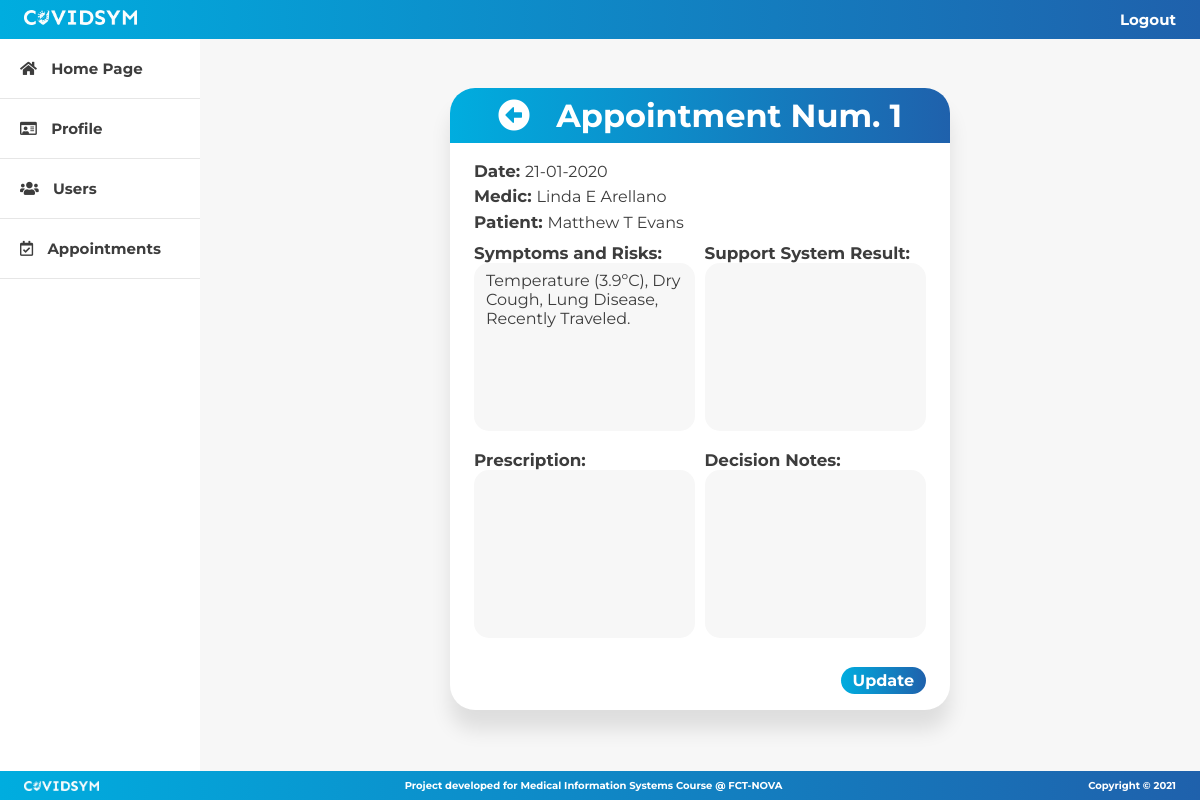
/appointment/appointment?id=1 (signed in), run on the app's committed database.
### tables this page shows
CREATE TABLE IF NOT EXISTS `appointment` (
  `id` int(11) NOT NULL AUTO_INCREMENT,
  `date` date NOT NULL,
  `result` varchar(20) DEFAULT NULL,
  `prescription` varchar(100) DEFAULT NULL,
  `notes` varchar(200) DEFAULT NULL,
  `patient_id` int(11) NOT NULL,
  `medic_id` int(11) NOT NULL,
  PRIMARY KEY (`id`),
  KEY `appointment_patient_id` (`patient_id`),
  KEY `appointment_medic_id` (`medic_id`)
);

CREATE TABLE IF NOT EXISTS `medic` (
  `id` int(11) NOT NULL AUTO_INCREMENT,
  `name` varchar(100) NOT NULL,
  `phone` varchar(20) NOT NULL,
  `address` varchar(100) NOT NULL,
  `user_id` int(11) NOT NULL,
  PRIMARY KEY (`id`),
  KEY `name` (`name`),
  KEY `medic_user_id` (`user_id`)
);

CREATE TABLE IF NOT EXISTS `patient` (
  `id` int(11) NOT NULL AUTO_INCREMENT,
  `name` varchar(100) NOT NULL,
  `gender` char(1) NOT NULL,
  `birthdate` date NOT NULL,
  `phone` varchar(20) NOT NULL,
  `address` varchar(100) NOT NULL,
  `local` varchar(50) NOT NULL,
  `district` varchar(50) NOT NULL,
  `fiscal_number` varchar(20) NOT NULL,
  `healthcare_number` varchar(20) NOT NULL,
  `profile_pic` longblob,
  `user_id` int(11) NOT NULL,
  PRIMARY KEY (`id`) USING BTREE,
  KEY `name` (`name`),
  KEY `patient_user_id` (`user_id`)
);

### appointment/appointment.php (the view, shortened to what this page needs)
<!DOCTYPE html>
<html>
  <head>
    <link rel="stylesheet" href="../css/appointment.css" />
    <link
      rel="stylesheet"
      href="https://cdnjs.cloudflare.com/ajax/libs/font-awesome/5.15.1/css/all.min.css"
    />
  </head>
  <body>
    <?php
        include("../commons/config.php");
        $query = 'SELECT MAX(id) AS maxID FROM appointment';
        $result = mysqli_query($connect, $query);
        $maxID = mysqli_fetch_array($result);
        if (isset($_GET["id"]) && $_GET["id"] <= $maxID["maxID"])
          $appointmentID = $_GET["id"];
        else
          header('Location: ../commons/pageNotFound.php');
        $query = "SELECT appointment.id AS id, appointment.date AS date, medic.id AS medicID,
                  medic.name AS medicName, patient.id AS patientID, patient.name AS patientName,
                  appointment.result AS supportResult, appointment.prescription as prescription,
                  appointment.notes as notes FROM appointment JOIN patient
                  ON appointment.patient_id = patient.id JOIN medic
                  ON appointment.medic_id = medic.id WHERE appointment.id = $appointmentID";
        $result = mysqli_query($connect, $query) or die(mysqli_error($connect));
        $appointment = mysqli_fetch_array($result);
        $query = "SELECT * FROM appointment_symptoms
                    JOIN symptom ON appointment_symptoms.symptom_id = symptom.id
                    WHERE appointment_symptoms.appointment_id = $appointmentID";
        $symptoms = mysqli_query($connect, $query) or die(mysqli_error($connect));
        $query = "SELECT * FROM appointment_riskfactors
                    JOIN riskfactor ON appointment_riskfactors.riskfactor_id = riskfactor.id
                    WHERE appointment_riskfactors.appointment_id = $appointmentID";
        $riskfactors = mysqli_query($connect, $query) or die(mysqli_error($connect));
        $numSymptoms = mysqli_num_rows($symptoms);
        $numRisks = mysqli_num_rows($riskfactors);
        $symptomsCounter = 1;
        $risksCounter = 1;
        $symptomsAndRisks = "";
        while($symptom = mysqli_fetch_array($symptoms)) {
            if($symptom["name"] == "Temperature") {
                $symptomsAndRisks = 'Temperature (' . round((($symptom["value"] - 32) / 1.8), 1) . 'ºC)' . $symptomsAndRisks;
            } else {
                $symptomsAndRisks = $symptomsAndRisks . $symptom["name"];
            }
            if($symptomsCounter == $numSymptoms AND $numRisks == 0) {
                $symptomsAndRisks = $symptomsAndRisks . '.';
            } else {
                $symptomsAndRisks = $symptomsAndRisks . ', ';
            }
            $symptomsCounter++;
        }
        while($risk = mysqli_fetch_array($riskfactors)) {
            $symptomsAndRisks = $symptomsAndRisks . $risk["name"];
            if($risksCounter == $numRisks) {
                $symptomsAndRisks = $symptomsAndRisks . '.';
            } else {
                $symptomsAndRisks = $symptomsAndRisks . ', ';
            }
            $risksCounter++;
        }
    ?>
    <?php include "../commons/navbar.php"; ?>
    <div class="wrapper">
      <?php include "../commons/sidebar.php"; ?>
      <div class="content-wrapper">
        <div class="modal">
          <div class="modal-header">
            <i class="fas fa-arrow-alt-circle-left goBackBtn">
            </i>
            <h1>Appointment Num. <?php echo $appointment["id"]?></h1>
          </div>
          <div class="appointment-header">
            <p>
              <span class="bold">Date: </span>
              <?php echo date("d-m-Y", strtotime($appointment["date"]))?>
            </p>
            <p>
              <span class="bold">Medic: </span>
              <?php echo $appointment["medicName"]?>
            </p>
            <p>
              <span class="bold">Patient: </span>
              <?php
                if ($_SESSION["userType"] == 1)
                  echo $appointment["patientName"];
                else if ($_SESSION["userType"] == 2)
                  echo '<a class="patient-name" href="../profile/userProfile.php?id=' . $appointment["patientID"] . '">'
                    . $appointment["patientName"] . '</a>';
              ?>
            </p>
          </div>
          <?php
            if ($_SESSION["userType"] == 2)
              echo '<form action="checkAppointment.php" method="POST">';
          ?>
            <div class="grid">
              <div class="sypmtoms-risks">
                <p><span class="bold">Symptoms and Risks:</span></p>
                <textarea rows="8" readonly><?php echo $symptomsAndRisks?></textarea>
              </div>
              <?php
                if ($_SESSION["userType"] == 2)
                  echo '<div class="diagnosis">
                          <p><span class="bold">Support System Result:</span></p>
                          <textarea rows="8" readonly>' . $appointment["supportResult"] . '</textarea>
                        </div>';
              ?>
              <div class="prescription">
                <p><span class="bold">Prescription:</span></p>
                <?php
                  echo '<textarea rows="8" name="prescription" ' . ($_SESSION["userType"] == 2 ? '' : 'readonly') . '>'
                    . $appointment["prescription"] . '</textarea>';
                ?>
              </div>
              <?php
                if ($_SESSION["userType"] == 1)
                  echo '<div class="notes" style="grid-column: 1 / span 2;">
                          <p><span class="bold">Decision Notes:</span></p>
                          <textarea rows="8" readonly>' . $appointment["notes"] . '</textarea>
                        </div>';
                else if ($_SESSION["userType"] == 2) {
                  echo '<div class="notes">
                          <p><span class="bold">Decision Notes:</span></p>
                          <textarea rows="8" name="notes">' . $appointment["notes"] . '</textarea>
                        </div>
                        <input type="hidden" name="appointmentID" value="' . $appointmentID . '">';
                }
              ?>
            </div>
          <?php
            if ($_SESSION["userType"] == 2) {
              echo '<button class="submit-button" type="submit" name="appointment">Update</button>';
              echo '</form>';
            }
          ?>
        </div>
      </div>
    </div>
    <?php include('../commons/footer.php'); ?>
  </body>
</html>

### css/appointment.css (style rules this page uses)
:root { --backgroundColor: #f7f7f7; --lighterColor: #00addf; --mainColor: #0e6ab2; --darkerColor: #1f61ac; --textColor: #3d3d3d; --contrastColor: #e6e6e6; }
* { box-sizing: border-box; font-family: "Montserrat", sans-serif; margin: 0; padding: 0; }
body { background-color: var(--backgroundColor); }
.wrapper { display: flex; flex-flow: row nowrap; justify-content: space-between; }
.content-wrapper { align-items: center; display: flex; height: 90vh; justify-content: center; margin-left: 200px; width: 100%; }
.modal { background-color: white; border-radius: 25px; -webkit-box-shadow: 0 20px 20px 0 rgba(0, 0, 0, 0.1); -moz-box-shadow: 0 20px 20px 0 rgba(0, 0, 0, 0.1); box-shadow: 0 20px 20px 0 rgba(0, 0, 0, 0.1); width: 50%; }
.modal-header { align-items: center; background: linear-gradient(270deg, var(--darkerColor), var(--lighterColor)); border-radius: 25px 25px 0 0; display: flex; flex-flow: row nowrap; justify-content: space-between; padding: 1vh 4vw; width: 100%; }
.modal-header h1 { color: white; font-size: 4vmin; }
.goBackBtn { color: white; font-size: 4vmin; transition: 0.3s; }
.appointment-header { color: var(--textColor); line-height: 1.5; margin: 2vh 2vw; padding-bottom: 1vh; font-size: 2vmin; }
.patient-name { color: var(--textColor); text-decoration: none; }
.bold { color: var(--textColor); font-weight: bolder; font-size: 2.1vmin; }
.grid { display: grid; gap: 8% 2%; grid-template-columns: 49% 49%; grid-template-rows: 46% 46%; margin: -1vh 2vw 4vh; place-items: center center; }
.sypmtoms-risks, .diagnosis, .prescription, .notes { width: 100%; }
.grid textarea { background-color: var(--backgroundColor); border: none; border-radius: 15px; color: var(--textColor); font-size: 2vmin; outline: none; padding: 0.5vh 0.5vw; resize: none; width: 100%; padding: 1vh 1vw; }
.submit-button { background: linear-gradient(270deg, var(--darkerColor), var(--lighterColor)); border: none; border-radius: 25px; color: white; cursor: pointer; float: right; font-size: 2vmin; font-weight: bold; margin: 0 2vw 2vh; outline: none; padding: 0.5vh 1vw; text-decoration: none; transition: all 0.3s ease; }

### css/navbar.css (style rules this page uses)
:root { --backgroundColor: #f7f7f7; --lighterColor: #00addf; --mainColor: #0e6ab2; --darkerColor: #1f61ac; --textColor: #3d3d3d; }
* { box-sizing: border-box; font-family: "Montserrat", sans-serif; margin: 0; padding: 0; }
body { background-color: var(--backgroundColor); }

### css/sidebar.css (style rules this page uses)
:root { --backgroundColor: #f7f7f7; --lighterColor: #00addf; --mainColor: #0e6ab2; --darkerColor: #1f61ac; --textColor: #3d3d3d; --contrastColor: #e6e6e6; }
* { box-sizing: border-box; font-family: "Montserrat", sans-serif; margin: 0; padding: 0; }
body { background: var(--backgroundColor); }

### css/footer.css (style rules this page uses)
:root { --backgroundColor: #f7f7f7; --lighterColor: #00addf; --mainColor: #0e6ab2; --darkerColor: #1f61ac; --textColor: #3d3d3d; }
* { box-sizing: border-box; font-family: "Montserrat", sans-serif; margin: 0; padding: 0; }
body { background: var(--backgroundColor); }

### data on the page
appointment: id "1", date "21-01-2020", medic.name "Linda E Arellano", patient.name "Matthew T Evans"
